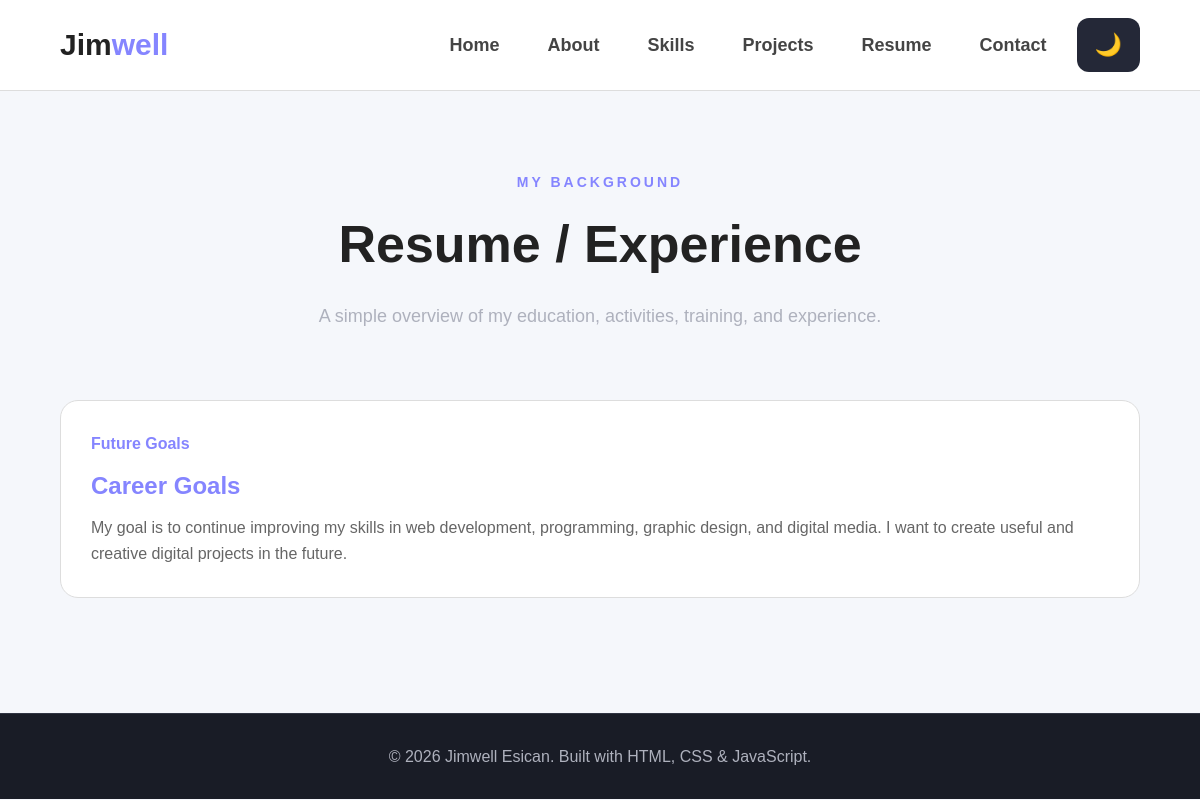
/resume.php, run on an earlier commit of the app's database.
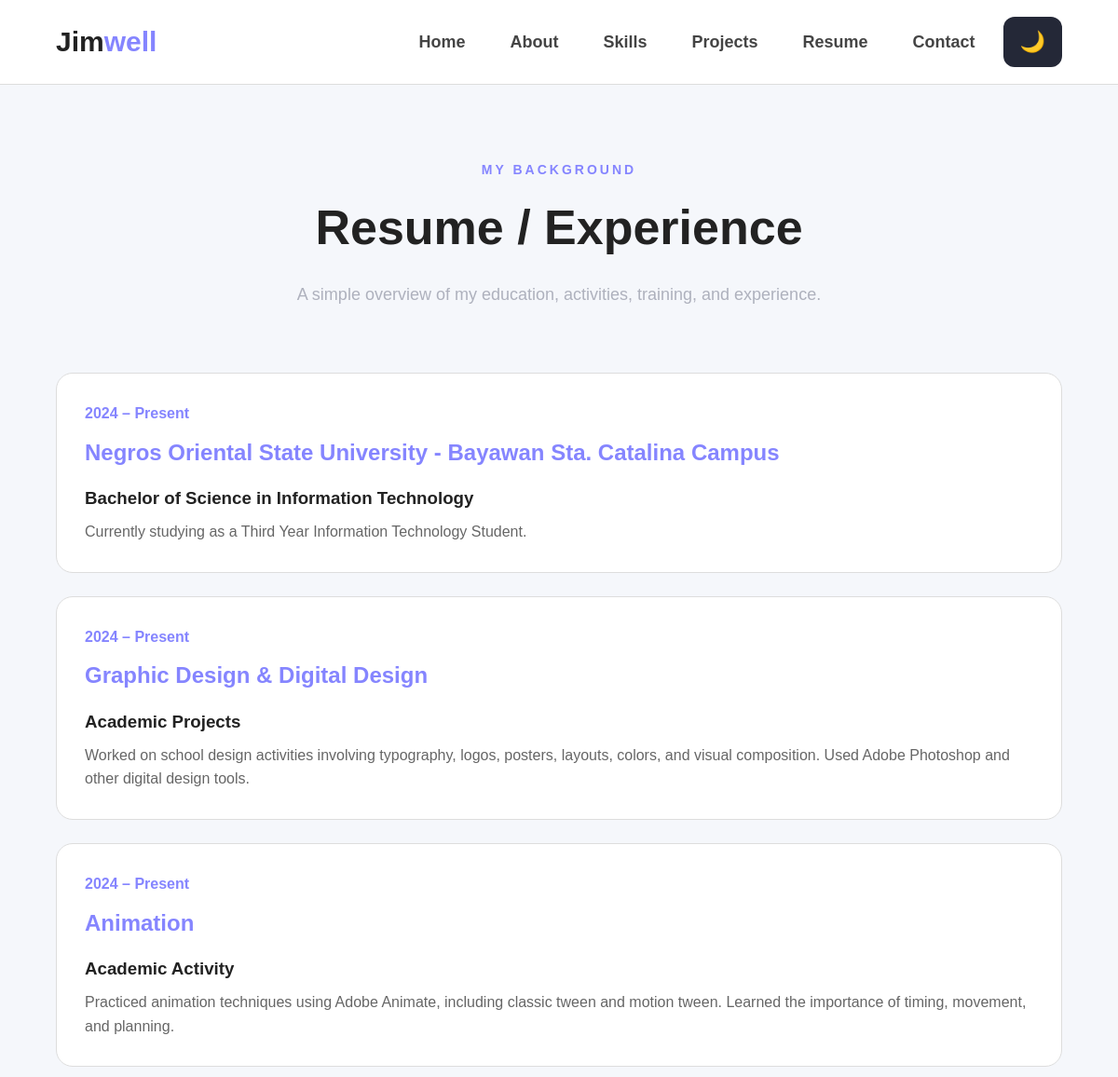
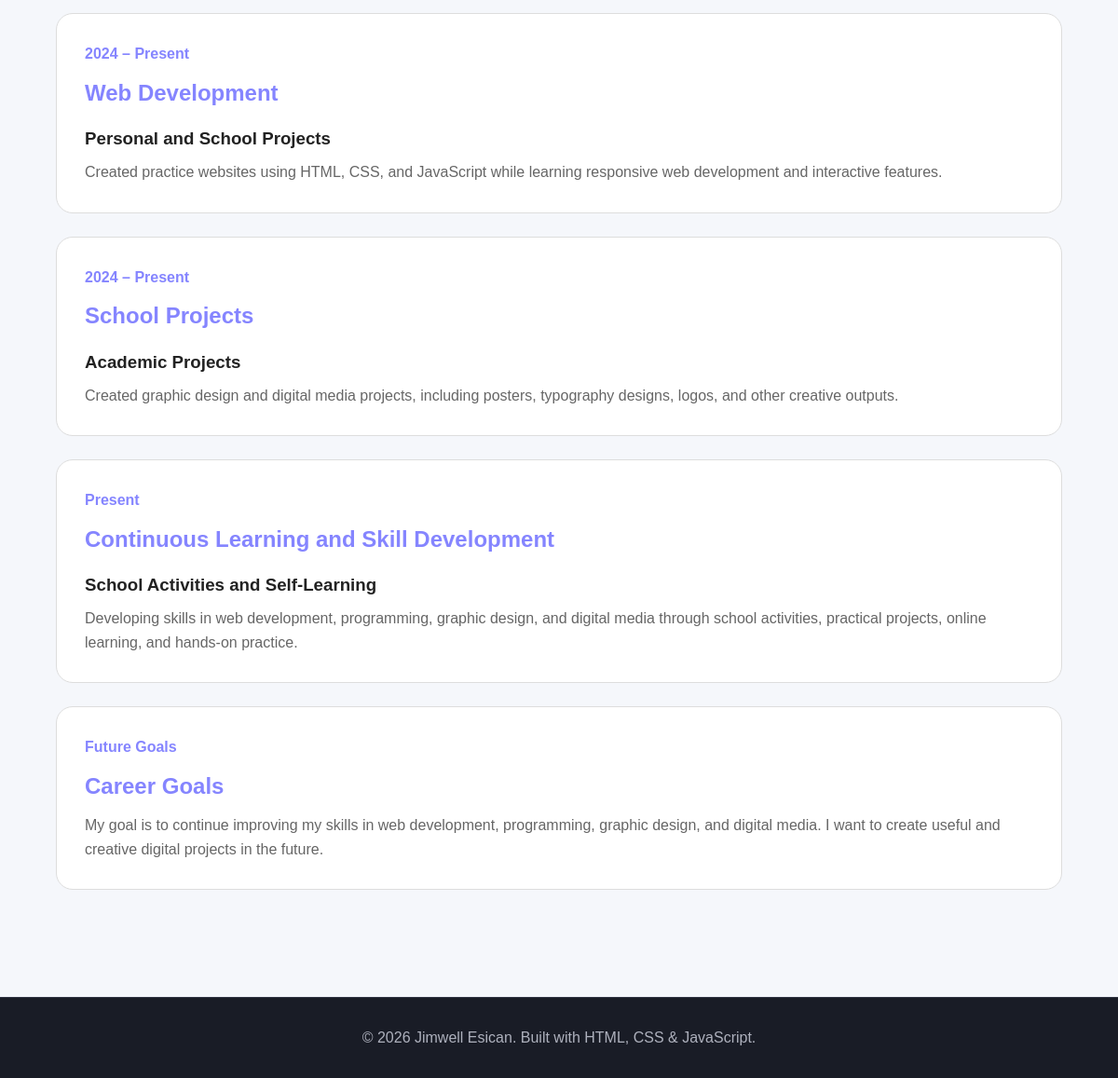
And on a later commit of the database (2 pictures, top to bottom).
### tables this page shows
CREATE TABLE `education` (
  `id` int(11) NOT NULL,
  `school` varchar(150) NOT NULL,
  `degree` varchar(150) DEFAULT NULL,
  `start_year` varchar(10) DEFAULT NULL,
  `end_year` varchar(10) DEFAULT NULL,
  `description` text DEFAULT NULL
);

CREATE TABLE `experience` (
  `id` int(11) NOT NULL,
  `position` varchar(150) NOT NULL,
  `company` varchar(150) DEFAULT NULL,
  `start_date` varchar(20) DEFAULT NULL,
  `end_date` varchar(20) DEFAULT NULL,
  `description` text DEFAULT NULL
);

CREATE TABLE `achievements` (
  `id` int(11) NOT NULL,
  `title` varchar(150) NOT NULL,
  `issuer` varchar(150) DEFAULT NULL,
  `date_received` varchar(20) DEFAULT NULL,
  `description` text DEFAULT NULL
);

### resume.php (the view, shortened to what this page needs)
<?php
require_once __DIR__ . '/includes/db.php';
$educationStmt = $pdo->query("SELECT * FROM education ORDER BY id ASC");
$education = $educationStmt->fetchAll();
$experienceStmt = $pdo->query("SELECT * FROM experience ORDER BY id ASC");
$experiences = $experienceStmt->fetchAll();
$achievementStmt = $pdo->query("SELECT * FROM achievements ORDER BY id ASC");
$achievements = $achievementStmt->fetchAll();
?>
<!DOCTYPE html>
<html lang="en">
<head>
    <link rel="stylesheet" href="css/style.css">
</head>
<body>
    <header class="header">
        <nav class="navbar container">
            <a href="index.php" class="logo">
                Jim<span>well</span>
            </a>
            <div class="nav-links">
                <a href="index.php">Home</a>
                <a href="about.php">About</a>
                <a href="skills.php">Skills</a>
                <a href="projects.php">Projects</a>
                <a href="resume.php">Resume</a>
                <a href="contact.php">Contact</a>
                <button
                    class="theme-toggle"
                    aria-label="Toggle dark mode">
                </button>
            </div>
        </nav>
    </header>
    <main>
        <section class="page-header container">
            <p class="eyebrow">
                MY BACKGROUND
            </p>
            <h1>
                Resume / Experience
            </h1>
            <p>
                A simple overview of my education,
                activities, training, and experience.
            </p>
        </section>
        <section class="resume-section container">
            <?php foreach ($education as $item): ?>
                <article class="resume-card">
                    <p class="resume-date">
                        <?= htmlspecialchars($item['start_year'] ?? '', ENT_QUOTES, 'UTF-8') ?>
                        –
                        <?= htmlspecialchars($item['end_year'] ?? '', ENT_QUOTES, 'UTF-8') ?>
                    </p>
                    <h2>
                        <?= htmlspecialchars($item['school'], ENT_QUOTES, 'UTF-8') ?>
                    </h2>
                    <h3>
                        <?= htmlspecialchars($item['degree'] ?? '', ENT_QUOTES, 'UTF-8') ?>
                    </h3>
                    <p>
                        <?= htmlspecialchars($item['description'] ?? '', ENT_QUOTES, 'UTF-8') ?>
                    </p>
                </article>
            <?php endforeach; ?>
            <?php foreach ($experiences as $item): ?>
                <article class="resume-card">
                    <p class="resume-date">
                        <?= htmlspecialchars($item['start_date'] ?? '', ENT_QUOTES, 'UTF-8') ?>
                        –
                        <?= htmlspecialchars($item['end_date'] ?? '', ENT_QUOTES, 'UTF-8') ?>
                    </p>
                    <h2>
                        <?= htmlspecialchars($item['position'], ENT_QUOTES, 'UTF-8') ?>
                    </h2>
                    <h3>
                        <?= htmlspecialchars($item['company'] ?? '', ENT_QUOTES, 'UTF-8') ?>
                    </h3>
                    <p>
                        <?= htmlspecialchars($item['description'] ?? '', ENT_QUOTES, 'UTF-8') ?>
                    </p>
                </article>
            <?php endforeach; ?>
            <?php foreach ($achievements as $item): ?>
                <article class="resume-card">
                    <p class="resume-date">
                        <?= htmlspecialchars($item['date_received'] ?? '', ENT_QUOTES, 'UTF-8') ?>
                    </p>
                    <h2>
                        <?= htmlspecialchars($item['title'], ENT_QUOTES, 'UTF-8') ?>
                    </h2>
                    <h3>
                        <?= htmlspecialchars($item['issuer'] ?? '', ENT_QUOTES, 'UTF-8') ?>
                    </h3>
                    <p>
                        <?= htmlspecialchars($item['description'] ?? '', ENT_QUOTES, 'UTF-8') ?>
                    </p>
                </article>
            <?php endforeach; ?>
            <article class="resume-card">
                <p class="resume-date">
                    Future Goals
                </p>
                <h2>
                    Career Goals
                </h2>
                <p>
                    My goal is to continue improving my skills in
                    web development, programming, graphic design,
                    and digital media. I want to create useful and
                    creative digital projects in the future.
                </p>
            </article>
        </section>
    </main>
    <footer class="footer">
        <p>
            © 2026 Jimwell Esican.
            Built with HTML, CSS & JavaScript.
        </p>
    </footer>
</body>
</html>

What changed in the data, as far as the page shows it:
added education: start_year "2024", end_year "Present", school "Negros Oriental State University - Bayawan Sta. Catalina Campus", degree "Bachelor of Science in Information Technology", description "Currently studying as a Third Year Information Technology Student."
added experience: start_date "2024", end_date "Present", position "Graphic Design & Digital Design", company "Academic Projects", description "Worked on school design activities involving typography, logos, posters, layouts, colors, and visual composition. Used Adobe Photoshop and other digital design tools."
added experience: start_date "2024", end_date "Present", position "Animation", company "Academic Activity", description "Practiced animation techniques using Adobe Animate, including classic tween and motion tween. Learned the importance of timing, movement, and planning."
added experience: start_date "2024", end_date "Present", position "Web Development", company "Personal and School Projects", description "Created practice websites using HTML, CSS, and JavaScript while learning responsive web development and interactive features."
added experience: start_date "2024", end_date "Present", position "School Projects", company "Academic Projects", description "Created graphic design and digital media projects, including posters, typography designs, logos, and other creative outputs."
added achievements: date_received "Present", title "Continuous Learning and Skill Development", issuer "School Activities and Self-Learning", description "Developing skills in web development, programming, graphic design, and digital media through school activities, practical projects, online learning, and hands-on practice."
